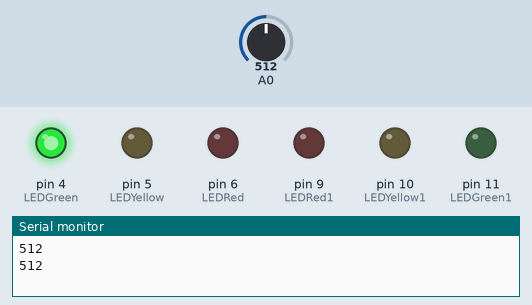
The sketch below on a simulated Arduino Uno, built with avr-gcc and run on an emulated ATmega328P. Parts: output pins drawn as LEDs (lit = HIGH), the last lines printed to the serial monitor. The test bench sets the inputs (shaded band); at power-on: A0 = 512.

Above: at 14.0 s.
14.1 s: A0 set to 32
At 14.6 s:
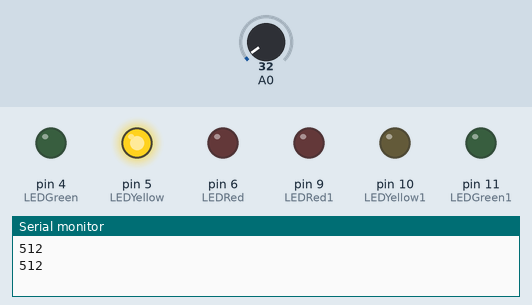
24.0 s: A0 set to 26
At 28.3 s:
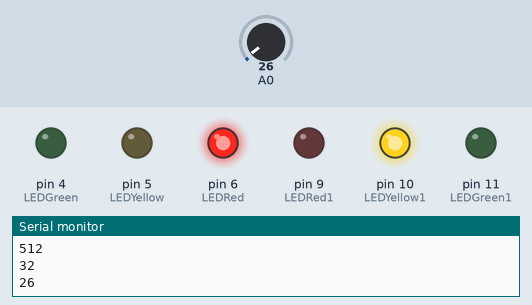
35.5 s: A0 set to 122
At 38.5 s:
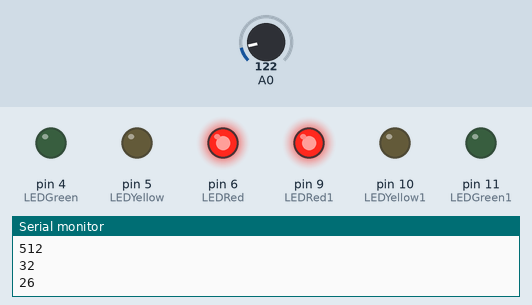
Timing chart, 0 to 51.4 s (numbered marks = the images above; inputs shaded):
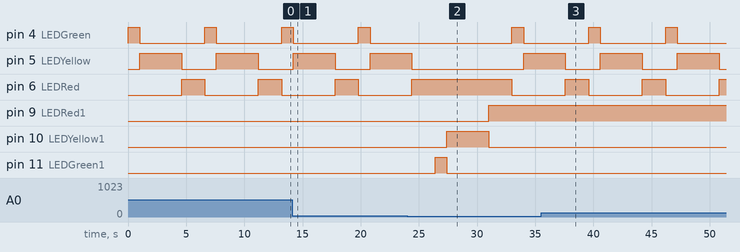

The sketch:

Practice1.ino
```cpp
int LEDRed = 6;
int LEDYellow = 5;
int LEDGreen = 4;


int LEDRed1 = 9;
int LEDYellow1 = 10;
int LEDGreen1 = 11;

void setup() {
    pinMode(LEDRed, OUTPUT);
    pinMode(LEDYellow, OUTPUT);
    pinMode(LEDGreen, OUTPUT);

    pinMode(LEDRed1, OUTPUT);
    pinMode(LEDYellow1, OUTPUT);
    pinMode(LEDGreen1, OUTPUT);

  Serial.begin(9600);

}

void loop() {
digitalWrite( LEDRed, LOW);
digitalWrite( LEDGreen, HIGH);
delay (1000);

digitalWrite( LEDGreen, LOW);
digitalWrite( LEDYellow, HIGH);
delay (3600);

digitalWrite( LEDYellow, LOW);
digitalWrite( LEDRed, HIGH);
delay (2000);

int lightlevel = analogRead(A0);
  Serial.println(lightlevel);
if (lightlevel < 30) {


digitalWrite( LEDRed1, LOW);
digitalWrite( LEDGreen1, HIGH);
delay (1000);

digitalWrite( LEDGreen1, LOW);
digitalWrite( LEDYellow1, HIGH);
delay (3600);

digitalWrite( LEDYellow1, LOW);
digitalWrite( LEDRed1, HIGH);
delay (2000);

}


}
```

Measured:
- the behaviour switches between 30 and 29 on A0 (found by bisection; images 1 and 2)
- after the input at 24.0 s, pin 9 (LEDRed1): LOW → HIGH after 7.0 s; pin 10 (LEDYellow1): LOW → HIGH after 3.4 s, → LOW 3.6 s later; pin 11 (LEDGreen1): LOW → HIGH after 2.4 s, → LOW 1.0 s later
- after the input at 35.5 s, pin 9 (LEDRed1): stays HIGH (without the input it goes to LOW after 4.1 s); pin 10 (LEDYellow1): stays LOW (without the input it goes to HIGH after 5.1 s); pin 11 (LEDGreen1): stays LOW (without the input it goes to HIGH after 4.1 s)
- by itself, pin 4 (LEDGreen): alternates HIGH for 1.0 s and LOW for 5.6 s
- by itself, pin 5 (LEDYellow): alternates HIGH for 3.6 s and LOW for 3.0 s
- by itself, pin 6 (LEDRed): alternates HIGH for 2.0 s and LOW for 4.6 s
